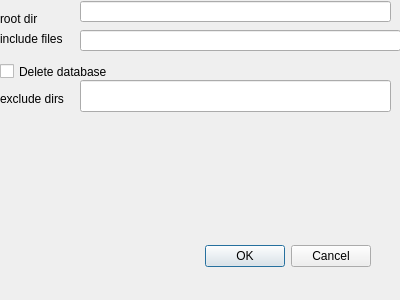
<?xml version="1.0" encoding="UTF-8"?>
<ui version="4.0">
 <class>CreateDBDialog</class>
 <widget class="QDialog" name="CreateDBDialog">
  <property name="geometry">
   <rect>
    <x>0</x>
    <y>0</y>
    <width>400</width>
    <height>300</height>
   </rect>
  </property>
  <property name="windowTitle">
   <string>Create disk database</string>
  </property>
  <widget class="QDialogButtonBox" name="buttonBox">
   <property name="geometry">
    <rect>
     <x>30</x>
     <y>240</y>
     <width>341</width>
     <height>32</height>
    </rect>
   </property>
   <property name="orientation">
    <enum>Qt::Horizontal</enum>
   </property>
   <property name="standardButtons">
    <set>QDialogButtonBox::Cancel|QDialogButtonBox::Ok</set>
   </property>
  </widget>
  <widget class="QLabel" name="label">
   <property name="geometry">
    <rect>
     <x>0</x>
     <y>30</y>
     <width>81</width>
     <height>18</height>
    </rect>
   </property>
   <property name="text">
    <string>include files</string>
   </property>
  </widget>
  <widget class="QLineEdit" name="lineEditincfiles">
   <property name="geometry">
    <rect>
     <x>80</x>
     <y>30</y>
     <width>321</width>
     <height>21</height>
    </rect>
   </property>
  </widget>
  <widget class="QLabel" name="label_2">
   <property name="geometry">
    <rect>
     <x>0</x>
     <y>10</y>
     <width>58</width>
     <height>18</height>
    </rect>
   </property>
   <property name="text">
    <string>root dir</string>
   </property>
  </widget>
  <widget class="QLineEdit" name="lineEditrootdir">
   <property name="geometry">
    <rect>
     <x>80</x>
     <y>1</y>
     <width>311</width>
     <height>21</height>
    </rect>
   </property>
  </widget>
  <widget class="QCheckBox" name="checkBox">
   <property name="geometry">
    <rect>
     <x>0</x>
     <y>60</y>
     <width>151</width>
     <height>23</height>
    </rect>
   </property>
   <property name="text">
    <string>Delete database</string>
   </property>
  </widget>
  <widget class="QLabel" name="label_3">
   <property name="geometry">
    <rect>
     <x>0</x>
     <y>90</y>
     <width>81</width>
     <height>18</height>
    </rect>
   </property>
   <property name="text">
    <string>exclude dirs</string>
   </property>
  </widget>
  <widget class="QLineEdit" name="lineEditexcldirs">
   <property name="geometry">
    <rect>
     <x>80</x>
     <y>80</y>
     <width>311</width>
     <height>32</height>
    </rect>
   </property>
  </widget>
 </widget>
 <resources/>
 <connections>
  <connection>
   <sender>buttonBox</sender>
   <signal>accepted()</signal>
   <receiver>CreateDBDialog</receiver>
   <slot>accept()</slot>
   <hints>
    <hint type="sourcelabel">
     <x>248</x>
     <y>254</y>
    </hint>
    <hint type="destinationlabel">
     <x>157</x>
     <y>274</y>
    </hint>
   </hints>
  </connection>
  <connection>
   <sender>buttonBox</sender>
   <signal>rejected()</signal>
   <receiver>CreateDBDialog</receiver>
   <slot>reject()</slot>
   <hints>
    <hint type="sourcelabel">
     <x>316</x>
     <y>260</y>
    </hint>
    <hint type="destinationlabel">
     <x>286</x>
     <y>274</y>
    </hint>
   </hints>
  </connection>
  <connection>
   <sender>lineEditrootdir</sender>
   <signal>editingFinished()</signal>
   <receiver>CreateDBDialog</receiver>
   <slot>update()</slot>
   <hints>
    <hint type="sourcelabel">
     <x>235</x>
     <y>11</y>
    </hint>
    <hint type="destinationlabel">
     <x>199</x>
     <y>149</y>
    </hint>
   </hints>
  </connection>
 </connections>
</ui>
